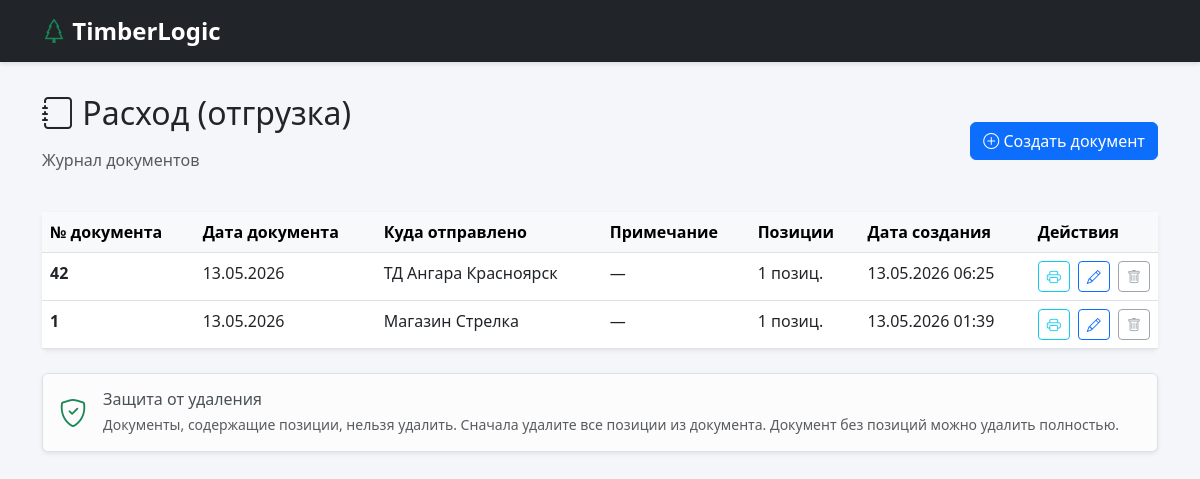
/documents/outcome/, run on an earlier commit of the app's database.
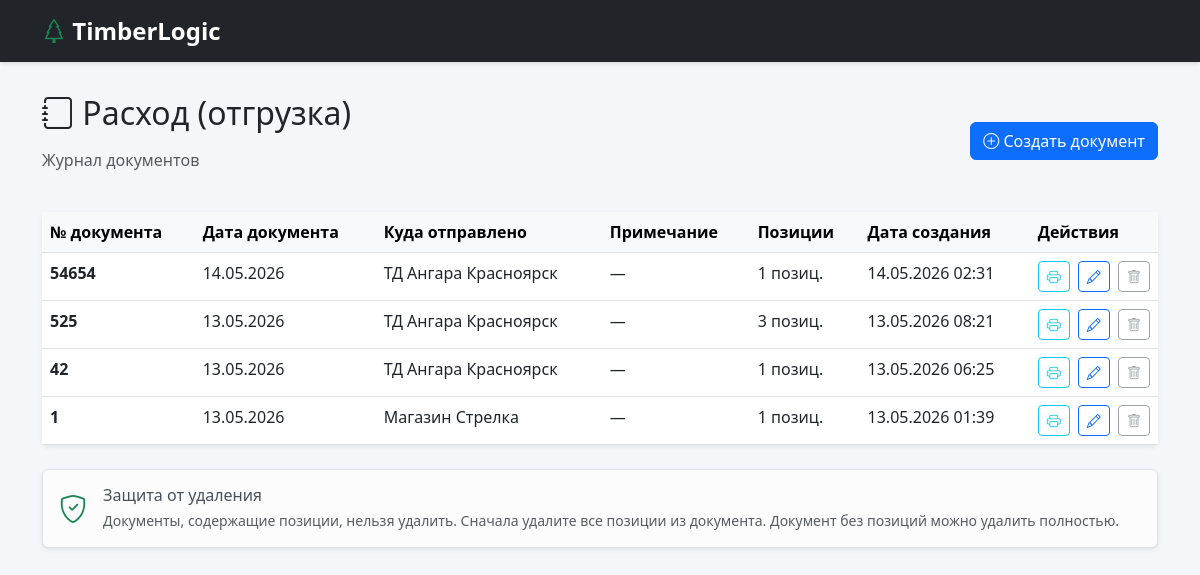
And on a later commit of the database.
### lumber_track/models.py (models this page shows, shortened)
class Document(models.Model):
    DOCUMENT_TYPES = [
        (1, 'Начальные остатки'),
        (2, 'Приход (выпуск)'),
        (3, 'Расход (отгрузка)'),
    ]
    doc_type = models.PositiveSmallIntegerField(choices=DOCUMENT_TYPES, verbose_name="Тип документа")
    doc_number = models.CharField(max_length=50,  verbose_name="Номер документа")
    doc_date = models.DateField(verbose_name="Дата документа")
    note = models.TextField(blank=True, verbose_name="Примечание")
    created_at = models.DateTimeField(auto_now_add=True, verbose_name="Дата создания")
    location = models.ForeignKey(StorageLocation, on_delete=models.PROTECT, related_name='documents_from',
                                 verbose_name="Откуда")
    to_location = models.ForeignKey(StorageLocation, on_delete=models.PROTECT, null=True, blank=True,
                                    related_name='documents_to', verbose_name="Куда")
    class Meta:
        ordering = ['-doc_date', '-created_at']
        verbose_name = "Документ"
        verbose_name_plural = "Документы"
        unique_together = ['doc_type', 'doc_number']

class StorageLocation(models.Model):
    name = models.CharField(max_length=100, unique=True, verbose_name="Название")
    responsible_person = models.CharField(
        max_length=100,
        blank=True,
        verbose_name="Ответственный (ФИО)"
    )
    created_at = models.DateTimeField(auto_now_add=True, verbose_name="Дата создания")
    class Meta:
        verbose_name = "Место хранения"
        verbose_name_plural = "Места хранения"
        ordering = ['name']

### lumber_track/views.py (the view)
# urls.py: path('documents/outcome/', views.document_journal, {'doc_type': 3}, name='document_outcome_journal'),
def document_journal(request, doc_type):
    doc_type_name = dict(Document.DOCUMENT_TYPES).get(doc_type, 'Документы')
    documents = Document.objects.filter(doc_type=doc_type).prefetch_related('items').order_by('-doc_date',
                                                                                              '-created_at')
    for doc in documents:
        doc.has_items = doc.items.exists()
    context = {
        'title': doc_type_name,
        'documents': documents,
        'doc_type': doc_type,
        'delete_url': 'lumber_track:document_delete',
    }
    return render(request, 'lumber_track/document_journal.html', context)

### lumber_track/templates/lumber_track/document_journal.html (shortened to what this page needs)
{% extends 'lumber_track/base.html' %}
{% block content %}
<div class="row mb-4">
    <div class="col-12 d-flex justify-content-between align-items-center">
        <div>
            <h1 class="h2 mb-3">
                <i class="bi bi-journal"></i> {{ title }}
            </h1>
            <p class="text-muted">Журнал документов</p>
        </div>
        <div>
            <a href="{% url 'lumber_track:document_create' doc_type %}" class="btn btn-primary">
                <i class="bi bi-plus-circle"></i> Создать документ
            </a>
        </div>
    </div>
</div>
<div class="row">
    <div class="col-12">
        <div class="card shadow-sm border-0">
            <div class="card-body p-0">
                <div class="table-responsive">
                    <table class="table table-hover mb-0">
                        <thead class="table-light">
    <tr>
        <th>№ документа</th>
        <th>Дата документа</th>
        <th>{% if doc_type == 3 %}Куда отправлено{% else %}Место хранения{% endif %}</th>
        <th>Примечание</th>
        <th>Позиции</th>
        <th>Дата создания</th>
        <th style="width: 100px;">Действия</th>
    </tr>
</thead>
<tbody>
    {% for doc in documents %}
    <tr>
        <td><strong>{{ doc.doc_number }}</strong></td>
        <td>{{ doc.doc_date|date:"d.m.Y" }}</td>
        <td>
            {% if doc_type == 3 %}
                {% if doc.to_location %}
                    {{ doc.to_location.name }}
                {% else %}
                    —
                {% endif %}
            {% else %}
                {% if doc.location %}{{ doc.location.name }}{% else %}—{% endif %}
            {% endif %}
        </td>
        <td>{{ doc.note|truncatechars:50|default:"—" }}</td>
        <td>{% if doc.has_items %}{{ doc.items.count }} позиц.{% else %}0 позиций{% endif %}</td>
        <td>{{ doc.created_at|date:"d.m.Y H:i" }}</td>
        <td class="text-nowrap">
    <a href="{% url 'lumber_track:document_print' doc.id %}"
       class="btn btn-sm btn-outline-info me-1"
       title="Печать документа"
       target="_blank">
        <i class="bi bi-printer"></i>
    </a>
    <a href="{% url 'lumber_track:document_edit' doc.id %}"
       class="btn btn-sm btn-outline-primary me-1"
       title="Редактировать">
        <i class="bi bi-pencil"></i>
    </a>
    {% if doc.has_items %}
        <span class="btn btn-sm btn-outline-secondary disabled" title="Нельзя удалить - есть позиции">
            <i class="bi bi-trash"></i>
        </span>
    {% endif %}
</td>
    </tr>
    {% endfor %}
</tbody>
                    </table>
                </div>
            </div>
        </div>
    </div>
</div>
<div class="row mt-4">
    <div class="col-12">
        <div class="alert alert-light border shadow-sm">
            <div class="d-flex align-items-center">
                <i class="bi bi-shield-check fs-3 me-3 text-success"></i>
                <div>
                    <h6 class="mb-1">Защита от удаления</h6>
                    <p class="mb-0 text-muted small">
                        Документы, содержащие позиции, нельзя удалить. Сначала удалите все позиции из документа.
                        Документ без позиций можно удалить полностью.
                    </p>
                </div>
            </div>
        </div>
    </div>
</div>
{% endblock %}

What changed in the data, as far as the page shows it:
added Document: doc_number "54654", doc_date "14.05.2026", to_location.name "ТД Ангара Красноярск", note "—", items.count "1", created_at "14.05.2026 02:31"
added Document: doc_number "525", doc_date "13.05.2026", to_location.name "ТД Ангара Красноярск", note "—", items.count "3", created_at "13.05.2026 08:21"
